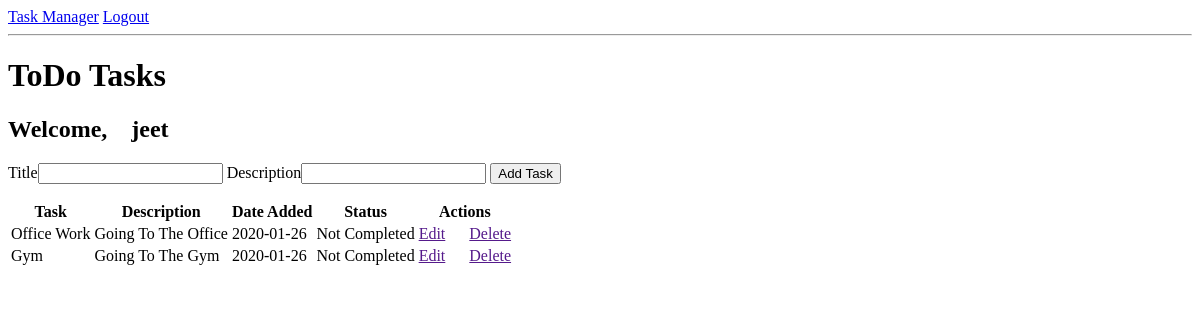
Before: /index (signed in) with the older database file.
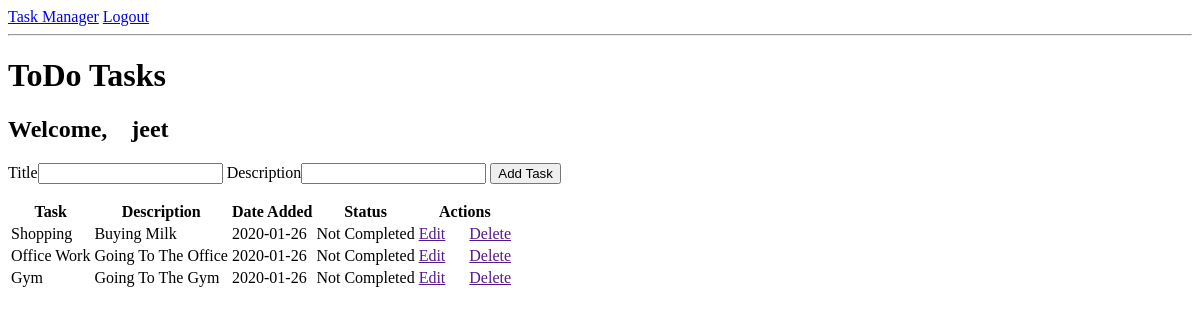
After: the same page with the newer database file.
### app/models.py (models this page shows, shortened)
class User(UserMixin, db.Model):
    __tablename__ = "user"
    id = db.Column(db.Integer, primary_key = True)
    username = db.Column(db.String(64), index = True, unique = True)
    email = db.Column(db.String(120), index = True, unique = True)
    password_hash = db.Column(db.String(128))
    todoitems = db.relationship("ToDo", backref = "owner", lazy = "dynamic")

class ToDo(db.Model):
    __tablename__ = "todoitems"
    item_id = db.Column(db.Integer, primary_key = True)
    title = db.Column(db.String(100), nullable = False)
    description = db.Column(db.String(200), nullable = False)
    date_created = db.Column(db.DateTime, default = datetime.utcnow)
    is_completed = db.Column(db.Boolean, default = False, nullable = False)
    user_id = db.Column(db.Integer, db.ForeignKey("user.id"), nullable = False)

### app/routes.py (the view)
@app.route('/', methods = ["POST", "GET"])
@app.route("/index", methods = ["POST", "GET"])
@login_required
def index():
    if request.method == "POST":
        task_title = request.form["title"]
        task_description = request.form["description"]
        new_task = ToDo(title = task_title, description = task_description)
        new_task.user_id = current_user.id
        try:
            db.session.add(new_task)
            db.session.commit()
            flash("Your ToDo Item Successfully Created!")
            return redirect(url_for("index"))
        except:
            flash("There was an issue adding your task! Please try again later.")
    else:
        todoitems = ToDo.query.filter_by(user_id = current_user.id).order_by(ToDo.date_created.desc()).all()
        return render_template("index.html", todoitems = todoitems)

### app/models.py (called while the page is built)
@login.user_loader
def load_user(id):
    return User.query.get(int(id))

### app/templates/index.html (shortened to what this page needs)
{% extends "base.html" %}
{% block content %}
    <h1>ToDo Tasks</h1>
    <h2>Welcome,&emsp;{{ current_user.username }}</h2>
    <form action="/" method="POST">
        Title<input type="text" name="title" id="title">
        Description<input type="text" name="description" id="description">
        <input type="submit" value="Add Task">
    </form>
    <table>
        <tr>
            <th>Task</th>
            <th>Description</th>
            <th>Date Added</th>
            <th>Status</th>
            <th>Actions</th>
        </tr>
            {% for todoitem in todoitems %}
                <tr>
                    <td>{{ todoitem.title }}</td>
                    <td>{{ todoitem.description }}</td>
                    <td>{{ todoitem.date_created.date() }}</td>
                    {% if todoitem.is_completed == 0 %}
                        <td>Not Completed</td>
                    {% else %}
                        <td>Completed</td>
                    {% endif %}
                    <td>
                        <a href="">Edit</a>
                        <a href="">Delete</a>
                    </td>
                </tr>
            {% endfor %}
    </table>
{% endblock %}

### app/templates/base.html (shortened to what this page needs)
<html lang="en">
<head>
</head>
<body>
    <div>
        <a href="{{ url_for('index') }}">Task Manager</a>
        {% if current_user.is_anonymous %}
            <a href="{{ url_for('login') }}">Login</a>
        {% else %}
            <a href="{{ url_for('logout') }}">Logout</a>
        {% endif %}
    </div>
    <hr>
    {% block content %}{% endblock %}
</body>
</html>

Changed rows visible on the page:
added ToDo: title "Shopping", description "Buying Milk", date_created "2020-01-26", is_completed "Not Completed"
